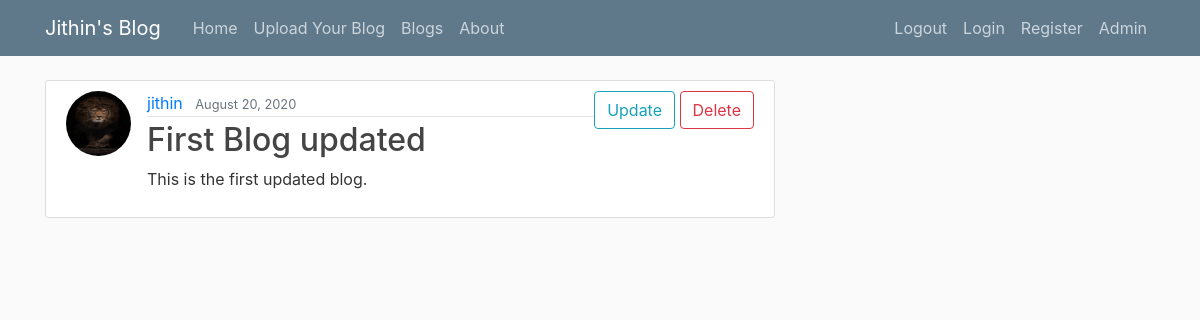
Page /post/detail/5/ on the committed database.
### blogs/models.py (models this page shows, shortened)
class Posts(models.Model):
    Title = models.CharField(max_length=128)
    Content = models.TextField()
    Date_Of_Upload = models.DateTimeField(default=timezone.now)
    Image = models.ImageField(default="default.jpg",upload_to="profile_pics",blank="True")
    author = models.ForeignKey(User,on_delete=models.CASCADE)

### blogs/views.py (the view)
# urls.py: path('post/detail/<int:pk>/',PostDetailView.as_view(),name='detail'),
class PostDetailView(DetailView):
    model=Posts

### blogs/templates/blogs/posts_detail.html
{% extends "blogs/base.html" %}
{% block content %}
<article class="media content-section">
  <img class="rounded-circle article-img" src="{{ object.Image.url }}">
     <div class="media-body">
       <div class="article-metadata">
         <a class="mr-2" href="#">{{ object.author }}</a>
         <small class="text-muted">{{ object.Date_Of_Upload|date:"F d, Y" }}</small>
       </div>
       <h2><a class="article-title">{{ object.Title }}</a></h2>
       <p class="article-content">{{ object.Content }}</p>
     </div>
     <div>
     <a class="btn btn-outline-info" type="submit" name="button" href="{% url "update" posts.id %}">Update</a>
     <a class="btn btn-outline-danger" type="submit" name="button" href="{% url "delete" posts.id %}">Delete</a>
     </div>
    </article>
{% endblock %}

### blogs/static/style.css (style rules this page uses)
body { background: #fafafa; color: #333333; margin-top: 5rem; }
h1, h2, h3, h4, h5, h6 { color: #444444; }
.content-section { background: #ffffff; padding: 10px 20px; border: 1px solid #dddddd; border-radius: 3px; margin-bottom: 20px; }
.article-title { color: #444444; }
.article-content { white-space: pre-line; }
.article-img { height: 65px; width: 65px; margin-right: 16px; }
.article-metadata { padding-bottom: 1px; margin-bottom: 4px; border-bottom: 1px solid #e3e3e3 }

### rows in the picture
Posts: Image (picture), author "jithin", Date_Of_Upload "August 20, 2020", Title "First Blog updated", Content "This is the first updated blog."
